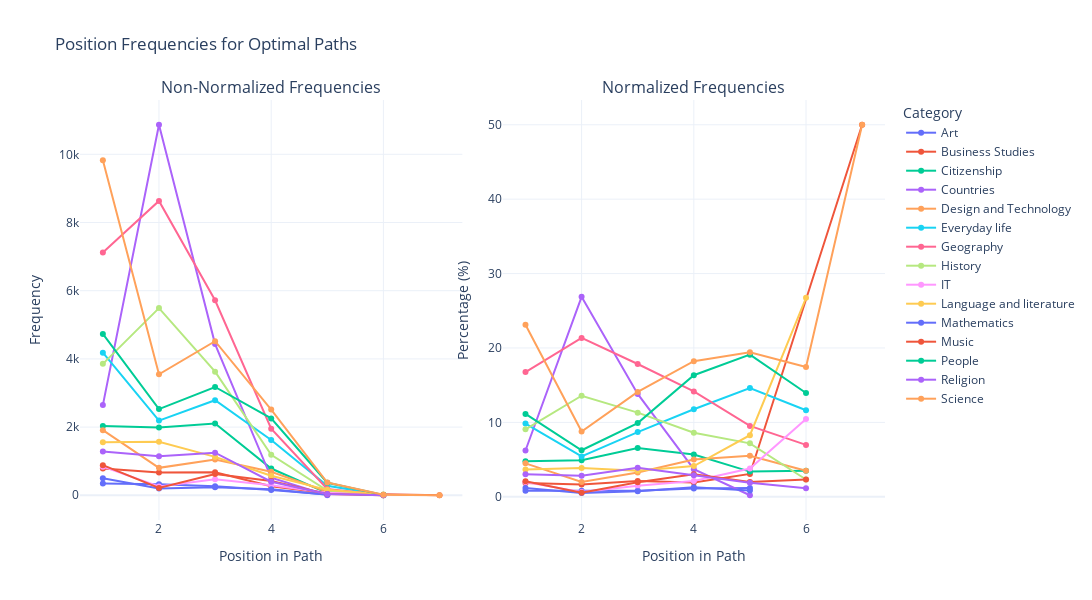

Here is the notebook cell this chart was saved with:
### Code cell
opt_paths_nl = analyze_categories_paths(optimal_paths, df_categories_filtered, users=False, omit_loops=True)
df_position_opt_data = get_position_frequencies(opt_paths_nl, max_position=15)
plot_position_line(df_position_opt_data, title="Position Frequencies for Optimal Paths")

### Figure 1 — Plotly figure (JSON) as saved in the notebook; plotly's stock layout.template omitted (floating-point values rounded to 4 significant figures)
{"data": [{"line": {"color": "#636EFA"}, "mode": "lines+markers", "name": "Art", "type": "scatter", "x": [1, 2, 3, 4, 5], "xaxis": "x", "y": [347, 325, 262, 155, 23], "yaxis": "y"}, {"line": {"color": "#EF553B"}, "mode": "lines+markers", "name": "Business Studies", "type": "scatter", "x": [1, 2, 3, 4, 5, 7], "xaxis": "x", "y": [785, 667, 677, 266, 59, 1], "yaxis": "y"}, {"line": {"color": "#00CC96"}, "mode": "lines+markers", "name": "Citizenship", "type": "scatter", "x": [1, 2, 3, 4, 5, 6], "xaxis": "x", "y": [2035, 1987, 2103, 785, 65, 3], "yaxis": "y"}, {"line": {"color": "#AB63FA"}, "mode": "lines+markers", "name": "Countries", "type": "scatter", "x": [1, 2, 3, 4, 5], "xaxis": "x", "y": [2645, 10867, 4434, 513, 4], "yaxis": "y"}, {"line": {"color": "#FFA15A"}, "mode": "lines+markers", "name": "Design and Technology", "type": "scatter", "x": [1, 2, 3, 4, 5, 6], "xaxis": "x", "y": [1910, 805, 1047, 692, 106, 3], "yaxis": "y"}, {"line": {"color": "#19D3F3"}, "mode": "lines+markers", "name": "Everyday life", "type": "scatter", "x": [1, 2, 3, 4, 5, 6], "xaxis": "x", "y": [4181, 2191, 2789, 1623, 281, 10], "yaxis": "y"}, {"line": {"color": "#FF6692"}, "mode": "lines+markers", "name": "Geography", "type": "scatter", "x": [1, 2, 3, 4, 5, 6], "xaxis": "x", "y": [7122, 8634, 5720, 1954, 183, 6], "yaxis": "y"}, {"line": {"color": "#B6E880"}, "mode": "lines+markers", "name": "History", "type": "scatter", "x": [1, 2, 3, 4, 5, 6], "xaxis": "x", "y": [3855, 5490, 3625, 1188, 138, 2], "yaxis": "y"}, {"line": {"color": "#FF97FF"}, "mode": "lines+markers", "name": "IT", "type": "scatter", "x": [1, 2, 3, 4, 5, 6], "xaxis": "x", "y": [839, 260, 473, 292, 73, 9], "yaxis": "y"}, {"line": {"color": "#FECB52"}, "mode": "lines+markers", "name": "Language and literature", "type": "scatter", "x": [1, 2, 3, 4, 5, 6], "xaxis": "x", "y": [1553, 1569, 1126, 571, 159, 23], "yaxis": "y"}, {"line": {"color": "#636EFA"}, "mode": "lines+markers", "name": "Mathematics", "type": "scatter", "x": [1, 2, 3, 4, 5], "xaxis": "x", "y": [502, 201, 234, 176, 16], "yaxis": "y"}, {"line": {"color": "#EF553B"}, "mode": "lines+markers", "name": "Music", "type": "scatter", "x": [1, 2, 3, 4, 5, 6], "xaxis": "x", "y": [884, 215, 622, 418, 38, 2], "yaxis": "y"}, {"line": {"color": "#00CC96"}, "mode": "lines+markers", "name": "People", "type": "scatter", "x": [1, 2, 3, 4, 5, 6], "xaxis": "x", "y": [4733, 2528, 3176, 2255, 367, 12], "yaxis": "y"}, {"line": {"color": "#AB63FA"}, "mode": "lines+markers", "name": "Religion", "type": "scatter", "x": [1, 2, 3, 4, 5, 6], "xaxis": "x", "y": [1286, 1146, 1250, 399, 36, 1], "yaxis": "y"}, {"line": {"color": "#FFA15A"}, "mode": "lines+markers", "name": "Science", "type": "scatter", "x": [1, 2, 3, 4, 5, 6, 7], "xaxis": "x", "y": [9828, 3547, 4519, 2515, 373, 15, 1], "yaxis": "y"}, {"line": {"color": "#636EFA"}, "mode": "lines+markers", "name": "Art", "showlegend": false, "type": "scatter", "x": [1, 2, 3, 4, 5], "xaxis": "x2", "y": [0.8164, 0.8038, 0.8173, 1.123, 1.197], "yaxis": "y2"}, {"line": {"color": "#EF553B"}, "mode": "lines+markers", "name": "Business Studies", "showlegend": false, "type": "scatter", "x": [1, 2, 3, 4, 5, 7], "xaxis": "x2", "y": [1.847, 1.65, 2.112, 1.927, 3.071, 50], "yaxis": "y2"}, {"line": {"color": "#00CC96"}, "mode": "lines+markers", "name": "Citizenship", "showlegend": false, "type": "scatter", "x": [1, 2, 3, 4, 5, 6], "xaxis": "x2", "y": [4.788, 4.914, 6.56, 5.688, 3.384, 3.488], "yaxis": "y2"}, {"line": {"color": "#AB63FA"}, "mode": "lines+markers", "name": "Countries", "showlegend": false, "type": "scatter", "x": [1, 2, 3, 4, 5], "xaxis": "x2", "y": [6.223, 26.88, 13.83, 3.717, 0.2082], "yaxis": "y2"}, {"line": {"color": "#FFA15A"}, "mode": "lines+markers", "name": "Design and Technology", "showlegend": false, "type": "scatter", "x": [1, 2, 3, 4, 5, 6], "xaxis": "x2", "y": [4.494, 1.991, 3.266, 5.014, 5.518, 3.488], "yaxis": "y2"}, {"line": {"color": "#19D3F3"}, "mode": "lines+markers", "name": "Everyday life", "showlegend": false, "type": "scatter", "x": [1, 2, 3, 4, 5, 6], "xaxis": "x2", "y": [9.836, 5.419, 8.7, 11.76, 14.63, 11.63], "yaxis": "y2"}, {"line": {"color": "#FF6692"}, "mode": "lines+markers", "name": "Geography", "showlegend": false, "type": "scatter", "x": [1, 2, 3, 4, 5, 6], "xaxis": "x2", "y": [16.76, 21.35, 17.84, 14.16, 9.526, 6.977], "yaxis": "y2"}, {"line": {"color": "#B6E880"}, "mode": "lines+markers", "name": "History", "showlegend": false, "type": "scatter", "x": [1, 2, 3, 4, 5, 6], "xaxis": "x2", "y": [9.07, 13.58, 11.31, 8.607, 7.184, 2.326], "yaxis": "y2"}, {"line": {"color": "#FF97FF"}, "mode": "lines+markers", "name": "IT", "showlegend": false, "type": "scatter", "x": [1, 2, 3, 4, 5, 6], "xaxis": "x2", "y": [1.974, 0.6431, 1.475, 2.116, 3.8, 10.47], "yaxis": "y2"}, {"line": {"color": "#FECB52"}, "mode": "lines+markers", "name": "Language and literature", "showlegend": false, "type": "scatter", "x": [1, 2, 3, 4, 5, 6], "xaxis": "x2", "y": [3.654, 3.881, 3.512, 4.137, 8.277, 26.74], "yaxis": "y2"}, {"line": {"color": "#636EFA"}, "mode": "lines+markers", "name": "Mathematics", "showlegend": false, "type": "scatter", "x": [1, 2, 3, 4, 5], "xaxis": "x2", "y": [1.181, 0.4971, 0.7299, 1.275, 0.8329], "yaxis": "y2"}, {"line": {"color": "#EF553B"}, "mode": "lines+markers", "name": "Music", "showlegend": false, "type": "scatter", "x": [1, 2, 3, 4, 5, 6], "xaxis": "x2", "y": [2.08, 0.5318, 1.94, 3.029, 1.978, 2.326], "yaxis": "y2"}, {"line": {"color": "#00CC96"}, "mode": "lines+markers", "name": "People", "showlegend": false, "type": "scatter", "x": [1, 2, 3, 4, 5, 6], "xaxis": "x2", "y": [11.14, 6.252, 9.907, 16.34, 19.1, 13.95], "yaxis": "y2"}, {"line": {"color": "#AB63FA"}, "mode": "lines+markers", "name": "Religion", "showlegend": false, "type": "scatter", "x": [1, 2, 3, 4, 5, 6], "xaxis": "x2", "y": [3.026, 2.834, 3.899, 2.891, 1.874, 1.163], "yaxis": "y2"}, {"line": {"color": "#FFA15A"}, "mode": "lines+markers", "name": "Science", "showlegend": false, "type": "scatter", "x": [1, 2, 3, 4, 5, 6, 7], "xaxis": "x2", "y": [23.12, 8.773, 14.1, 18.22, 19.42, 17.44, 50], "yaxis": "y2"}], "layout": {"annotations": [{"font": {"size": 16}, "showarrow": false, "text": "Non-Normalized Frequencies", "x": 0.2375, "xanchor": "center", "xref": "paper", "y": 1, "yanchor": "bottom", "yref": "paper"}, {"font": {"size": 16}, "showarrow": false, "text": "Normalized Frequencies", "x": 0.7625, "xanchor": "center", "xref": "paper", "y": 1, "yanchor": "bottom", "yref": "paper"}], "height": 600, "legend": {"title": {"text": "Category"}}, "title": {"text": "Position Frequencies for Optimal Paths"}, "width": 1200, "xaxis": {"anchor": "y", "domain": [0, 0.475], "title": {"text": "Position in Path"}}, "xaxis2": {"anchor": "y2", "domain": [0.525, 1], "title": {"text": "Position in Path"}}, "yaxis": {"anchor": "x", "domain": [0, 1], "title": {"text": "Frequency"}}, "yaxis2": {"anchor": "x2", "domain": [0, 1], "title": {"text": "Percentage (%)"}}}}
